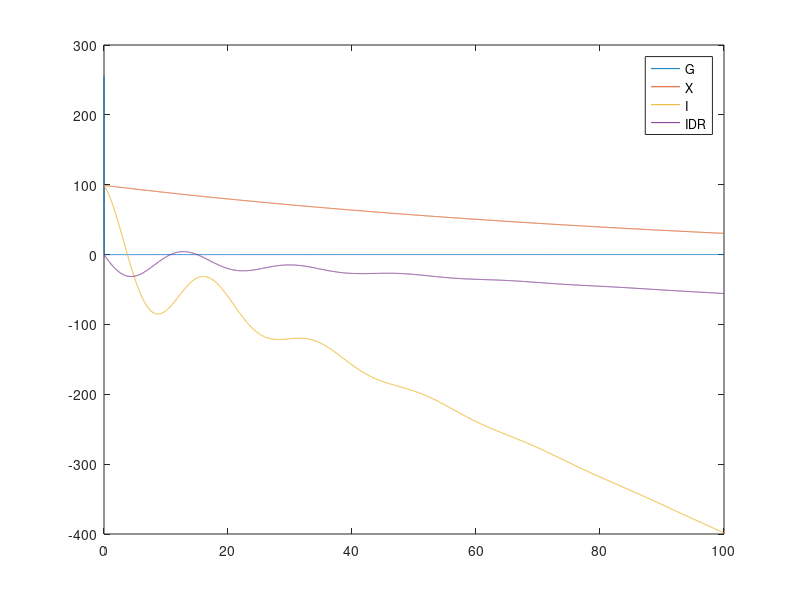

MATLAB code to generate this figure:
% Allison, Alexander, Jasmine, Saba
% Bioen 485 model

%% Bergman Model

% initial conditions
G0 = 256;
I0 = 99;
IDR0 = 0;
Gb = 100;

initCond = [G0 I0 I0 IDR0];

% scale factor; sensitivity of 2nd phase insulin release
gamma = 3.42/(10^3);
% threshold for insulin release (glucose conc)
h = 153;
% clearance rate of insulin
n = 0.13;

p1 = -1.8/(10^2);
p2 = -1.08/(10^2);
p3 = 2.29/(10^4);

% X = (k4 + k6)*Iinterst;

% dG = (p1 - X)*G + p4;
% dX = p2*X + p3*I;
% dI = IDR - n*I;
% dIDR = gamma*(G - h)*t - n*I;

% 1)dG, 2)dX, 3)dI, 4)dIDR
% f = @(t,y) [(p1 - y(2))*y(1) - (p1*G0), p2*y(2) + p3*y(3), y(4) - n*y(3), gamma*(y(1) - h)*t - n*y(3)];

tspan = [0 100];

[t,y] = ode45(@(t,y) [(p1 - y(2))*y(1) - (p1*Gb); p2*y(2) + p3*y(3); y(4) - n*y(3); gamma*(y(1) - h)*t - n*y(3)], tspan, initCond);

plot(t,y);
legend('G','X','I','IDR');